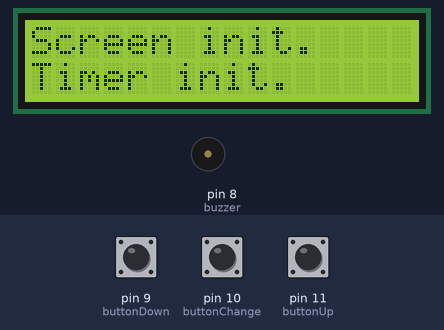
Simulated run of this sketch. Board: Arduino Uno, built with avr-gcc and run on an emulated ATmega328P. Shown: 16×2 character LCD, buzzer (waves = sounding, pin HIGH). Inputs (shaded band) come from the test bench; at power-on: pin 10 (buttonChange) HIGH, pin 9 (buttonDown) HIGH, pin 11 (buttonUp) HIGH.

Above: at 2.8 s.
2.9 s: pin 10 (buttonChange) pulled LOW for 0.15 s
At 4.2 s:
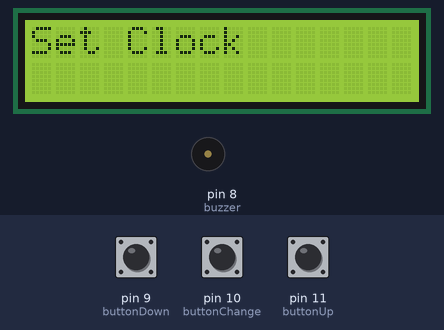
6.0 s: pin 9 (buttonDown) pulled LOW for 0.15 s
7.6 s: pin 11 (buttonUp) pulled LOW for 0.15 s
At 7.69 s:
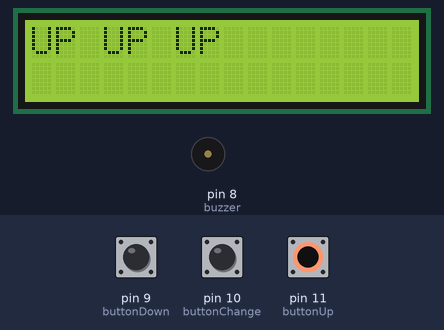
9.2 s: pin 10 (buttonChange) pulled LOW for 1 s
At 10.0 s:
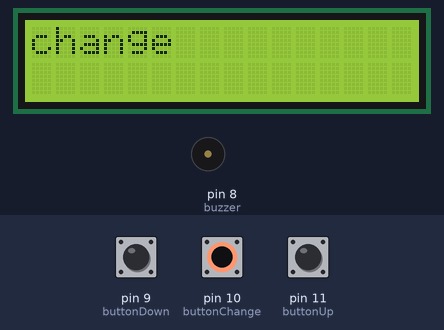
11.7 s: pin 10 (buttonChange) pulled LOW for 3.2 s
16.4 s: pin 9 (buttonDown) pulled LOW for 3.2 s
At 17.4 s:
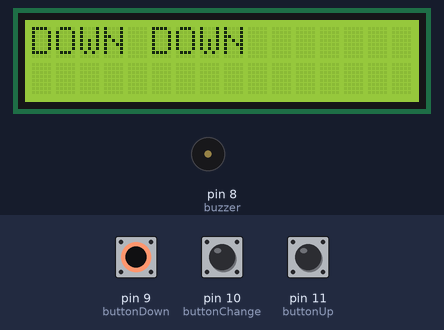
Timing chart, 0 to 19.4 s (numbered marks = the images above; inputs shaded):
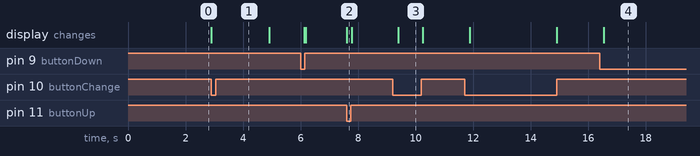

The sketch:

ClockWithAlarm_V1.ino
```cpp
#include <LiquidCrystal.h>
#include <TimeLib.h>

//screen pins
const byte lcdRs = 2;
const byte lcdEn = 3;
const byte lcdD4 = 4;
const byte lcdD5 = 5;
const byte lcdD6 = 6;
const byte lcdD7 = 7;
const byte scrRows = 2;
const byte scrColumns = 16;

//buttons pins
const byte buttonChange = 10;
const byte buttonUp = 11;
const byte buttonDown = 9;

const byte buzzer = 8;

int delayTime = 1000;

//"lcd" display declaration with proper arguments
LiquidCrystal lcd(lcdRs, lcdEn, lcdD4, lcdD5, lcdD6, lcdD7);

void setup() {
  pinMode(buttonChange, INPUT_PULLUP);
  pinMode(buttonDown, INPUT_PULLUP);
  pinMode(buttonUp, INPUT_PULLUP);
  pinMode(buzzer, OUTPUT);

  lcd.begin(scrColumns, scrRows);
  lcd.clear();
  lcd.setCursor(0, 0);
  lcd.print(F("Screen init."));
  lcd.setCursor(0, 1);
  lcd.print(F("Timer init."));
  delay(delayTime * 2);

  while(digitalRead(buttonChange) == HIGH){
    lcd.clear();
    lcd.setCursor(0, 0);
    lcd.print(F("Set Clock"));
  }

  delay(delayTime * 2);


}

void loop() {
//Purpose of V1 is to check connections and if hardware behaves as wanted
  while(digitalRead(buttonChange) == LOW){
    lcd.clear();
    lcd.setCursor(0, 0);
    lcd.print(F("change"));
    delay(delayTime / 20);
  }

  while(digitalRead(buttonUp) == LOW){
    lcd.clear();
    lcd.setCursor(0, 0);
    lcd.print(F("UP UP UP"));
    delay(delayTime / 20);
  }

  while(digitalRead(buttonDown) == LOW){
    lcd.clear();
    lcd.setCursor(0, 0);
    lcd.print(F("DOWN DOWN"));
    delay(delayTime / 20);
  }

  lcd.clear();
  lcd.setCursor(0, 0);
  lcd.print(F("hello world!"));

  //buzzer linia nizej, dziala
  //tone(buzzer, 488, 200);
  delay(delayTime / 5);
}

//planned functions
// void setClock(){}
// void setAlarm(){}
// void alarm(){}
```

Measured:
- after the input at 2.9 s, the display: changes at once (image 1)
- after the input at 7.6 s, the display: changes at once (image 2)
- after the input at 9.2 s, the display: changes after 0.20 s (image 3)
- after the input at 16.4 s, the display: changes after 0.15 s (image 4)
